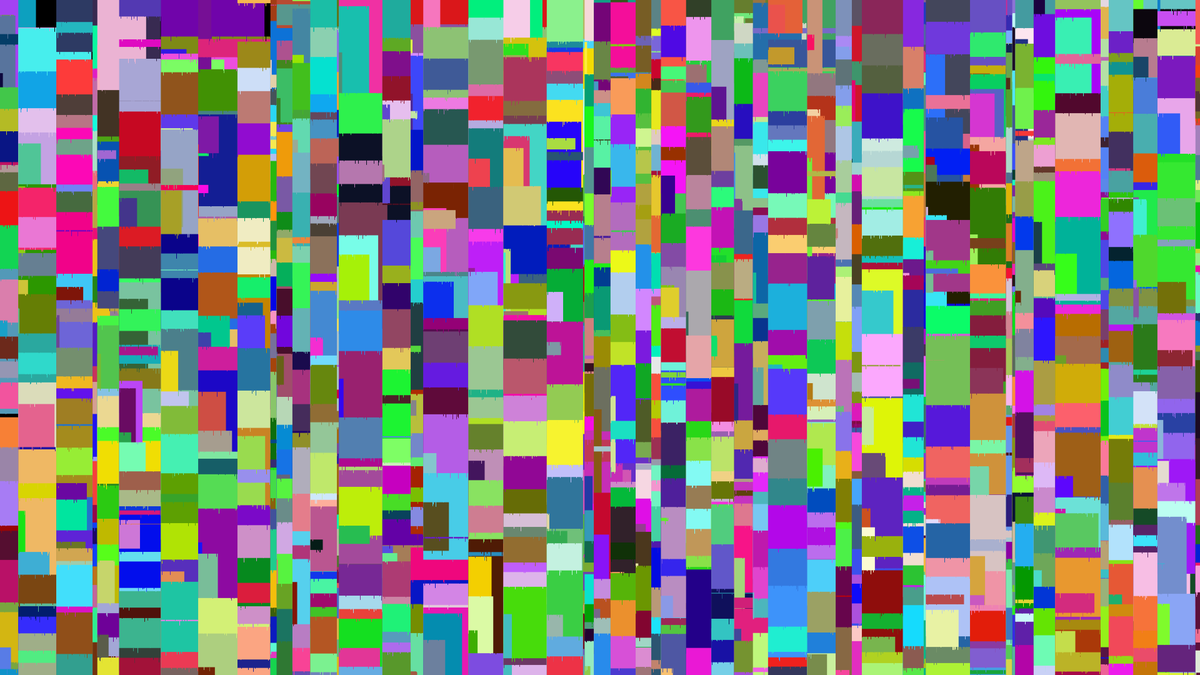
Frame 1 (no input)
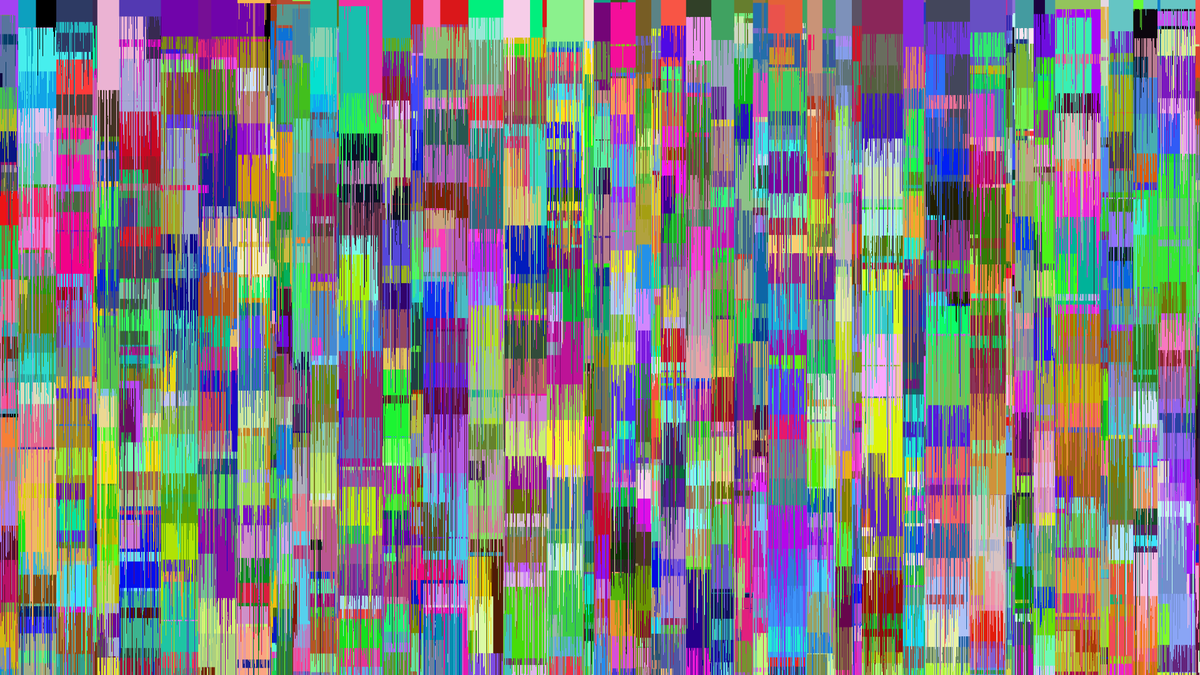
Frame 60 (the mouse pressed at the canvas centre just before this capture)
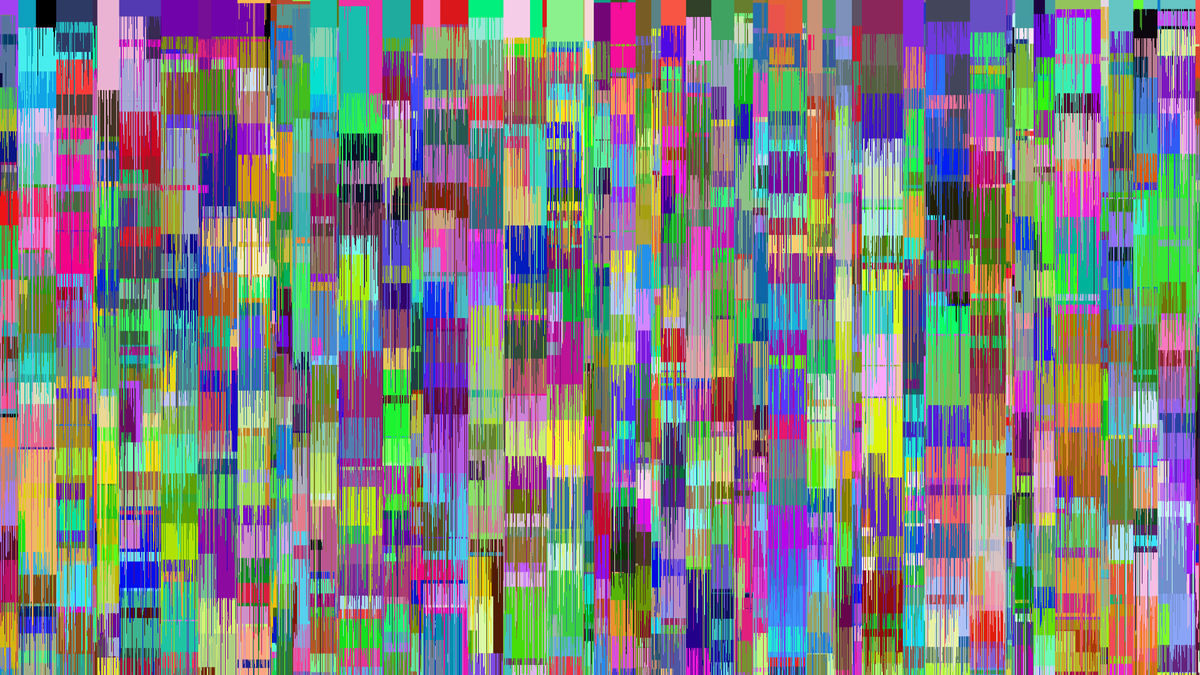
Frame 120 (the mouse held since frame 60 and released just before this capture)

The Processing sketch that drew these frames (run headless with seeded random() and noise(); from frame 60 on, the mouse is pressed at the canvas centre):

// Processing sketch: ImageMelting
// ── ImageMelting.pde
/**
 * Constants
 */

/**
 * Values
 */
 
 private ArrayList<PixelDrop> pixelDrops;

/**
 * Lifecycle
 */

void setup() {
  size(1920, 1080);
  // fullScreen();
  // fullScreen(2);
  background(0);

  initImage();
  initPixelDrops();
}

void draw() {
  
  for (int i = 0; i < pixelDrops.size(); i++) {
    final PixelDrop currentDrop = pixelDrops.get(i);
    final boolean dropIsAlive = currentDrop.drawAndUpdate();
    if (!dropIsAlive) {
      pixelDrops.remove(i);
    }
  }
  
}

/*
 * Implementation
 */

private void initImage() {
  
  final float pixelSize = width / 128f;
  noStroke();
  
  for (float x = 0f; x < width; x += random(pixelSize * 5)) {
    for (float y = 0f; y < height; y += random(pixelSize * 5)) {
      final color randomColor = getRandomColorWithAlpha(0xFF);
      fill(randomColor);
      rect(x, y, random(pixelSize * 16), random(pixelSize * 16));
    }
  }
}

private void initPixelDrops() {
  pixelDrops = new ArrayList<PixelDrop>();
  for (int i = 0; i < width * 16; i++) {
    final PVector randomPosition = new PVector(random(width), random(height));
    final color dropColor = get((int) randomPosition.x, (int) randomPosition.y);
    final PixelDrop newDrop = new PixelDrop(randomPosition, dropColor);
    pixelDrops.add(newDrop);
  }
}

private color getRandomColorWithAlpha(final int alpha) {
  return color(
    (int) random(255) + 0, 
    (int) random(255) + 0, 
    (int) random(255) + 0, 
    alpha
    );
}
// ── PixelDrop.pde
class PixelDrop {

  private PVector position;

  private PVector movement;

  private color color_;

  PixelDrop(final PVector position_, final color color__) {
    position = position_;

    final float minYMovement = height / 2048f;
    final float maxYMovement = height / 128f;
    movement = new PVector(
      0f, 
      minYMovement + random(maxYMovement)
      );
    color_ = color__;
  }

  boolean drawAndUpdate() {
    final PVector newPosition = PVector.add(position, movement);

    stroke(color_);
    line(
      position.x, 
      position.y, 
      newPosition.x, 
      newPosition.y
      );

    position = newPosition;

    if (random(1f) > 0.9f) {
      return false;
    } else {
      return position.x > 0 && position.x < width && position.y > 0 && position.y < height;
    }
  }
}
